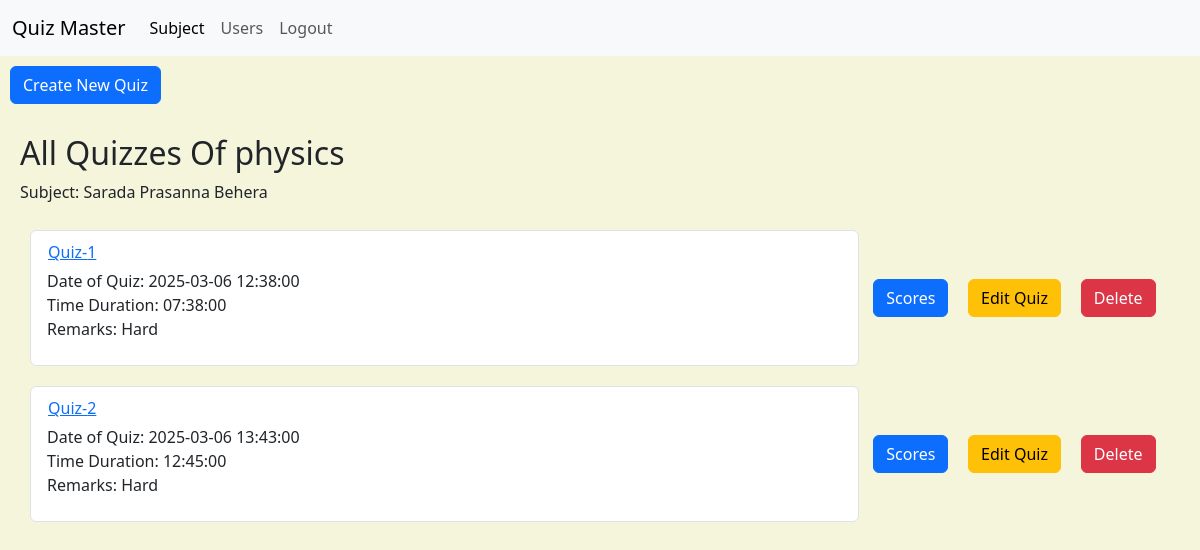
Screenshot of /admin/quizzes/1 (signed in) with the database file from the repository.
### models/models.py (models this page shows)
class Chapter(db.Model):
    __tablename__ = 'chapter'
    id = db.Column(db.Integer, primary_key=True)
    subject_id = db.Column(db.Integer, db.ForeignKey('subject.id'), nullable=False)
    name = db.Column(db.String(100), nullable=False)
    description = db.Column(db.Text)
    quizzes = db.relationship('Quiz', backref='chapter', lazy=True)

class Subject(db.Model):
    __tablename__ = 'subject'
    id = db.Column(db.Integer, primary_key=True)
    name = db.Column(db.String(100), nullable=False)
    description = db.Column(db.Text)
    chapters = db.relationship('Chapter', backref='subject', lazy=True)

class Quiz(db.Model):
    __tablename__ = 'quiz'
    id = db.Column(db.Integer, primary_key=True)
    chapter_id = db.Column(db.Integer, db.ForeignKey('chapter.id'), nullable=False)
    date_of_quiz = db.Column(db.DateTime, nullable=False)
    time_duration = db.Column(db.Time, nullable=False)
    remarks = db.Column(db.Text)
    questions = db.relationship('Question', backref='quiz', lazy=True)
    scores = db.relationship('Score', backref='quiz', lazy=True)

### controllers/admin.py (the view, shortened to what this page needs)
@admin_bp.route('/quizzes/<int:chapter_id>', methods=['GET', 'POST'])
@admin_required
def quizzes(chapter_id):
    chapter = Chapter.query.get_or_404(chapter_id)
    form = QuizForm()
    return render_template('admin_quizzes.html', form=form,chapter=chapter, chapter_id=chapter_id,quizzes=chapter.quizzes, is_admin=True)

### controllers/admin.py (called while the page is built)
def admin_required(f):
    @wraps(f)
    def decorated_function(*args, **kwargs):
        if current_user.is_authenticated:
            admin = Admin.query.get(current_user.id)
            if not admin:
                flash('Access denied', 'danger')
                return redirect(url_for('auth.home'))
            else:
                return f(*args, **kwargs)
        else:
            flash('Access denied', 'danger')
            return redirect(url_for('auth.home'))
    return decorated_function

### controllers/auth.py (called while the page is built)
@login_manager.user_loader
def load_user(user_id):
    user = User.query.get(int(user_id))
    if user:
        return user
    return Admin.query.get(int(user_id))

### templates/admin_quizzes.html (shortened to what this page needs)
{% extends 'base.html' %}
{% block styles %}
<link rel="stylesheet" href="{{ url_for('static', filename='CSS/admin_quizzes.css') }}">
{% endblock %}
{% block content %}
<button type="button" class="btn btn-primary" data-bs-toggle="modal" data-bs-target="#quizModal" id="addQuiz">
    Create New Quiz
</button>
<div class="viewquiz">
    <h2>All Quizzes Of {{ chapter.name }}</h2>
    <p>
        Subject: {{ chapter.subject.name }}
    </p>
    {% set quiz_id = namespace(counter=0) %}
    {% for quiz in quizzes %}
        {% set quiz_id.counter = quiz_id.counter + 1 %}
        <div class="quiz">
            <div class="list-group">
                <a href="{{ url_for('admin.questions', quiz_id=quiz.id) }}" class="list-group-item list-group-item-action">
                    <div class="d-flex w-100 justify-content-between">
                        <h1 class="mb-1 btn btn-link" style="padding: 0px !important;">Quiz-{{ quiz_id.counter }}</h1>
                    </div>
                        <p>Date of Quiz: {{ quiz.date_of_quiz }}</br>
                            Time Duration: {{ quiz.time_duration }}</br>
                            Remarks: {{ quiz.remarks }}
                        </p>
                </a>
            </div>
            <div class="score">
                <a href="{{ url_for('admin.scores', quiz_id=quiz.id) }}" class="btn btn-primary">Scores</a>
            </div>
            <div class="edit">
                <button type="button" class="btn btn-warning" data-bs-toggle="modal" data-bs-target="#editquiz-{{ quiz.id }}">
                    Edit Quiz
                </button>
            </div>
            <div class="delete">
                <button type="button" class="btn btn-danger"
            data-bs-toggle="modal"
            data-bs-target="#deletequiz-{{ quiz.id }}">
                    Delete
                </button>
            </div>
        </div>
    {% endfor %}
</div>
{% endblock %}

### static/CSS/admin_quizzes.css (style rules this page uses)
#addQuiz { margin: 10px !important; }
.viewquiz { padding: 10px !important; margin: 10px !important; }
.quiz { display: grid; grid-template-columns: 8fr 1fr 1fr 1fr; padding: 10px; }
.edit,.delete,.score { display: flex; align-items: center; justify-content: center; }

### static/CSS/base.css (style rules this page uses)
body { height: 100vh; background-color: #F5F5DC !important; }

### rows the page displays
Chapter: name "physics"
Subject: subject.name "Sarada Prasanna Behera"
Quiz: counter "1", date_of_quiz "2025-03-06 12:38:00", time_duration "07:38:00", remarks "Hard"
Quiz: counter "2", date_of_quiz "2025-03-06 13:43:00", time_duration "12:45:00", remarks "Hard"
